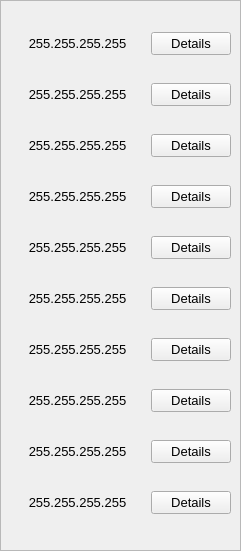
    <widget class="QFrame" name="frame5">
     <property name="geometry">
      <rect>
       <x>960</x>
       <y>20</y>
       <width>241</width>
       <height>551</height>
      </rect>
     </property>
     <property name="frameShape">
      <enum>QFrame::StyledPanel</enum>
     </property>
     <property name="frameShadow">
      <enum>QFrame::Raised</enum>
     </property>
     <widget class="QWidget" name="verticalLayoutWidget_6">
      <property name="geometry">
       <rect>
        <x>10</x>
        <y>10</y>
        <width>221</width>
        <height>531</height>
       </rect>
      </property>
      <layout class="QVBoxLayout" name="verticalLayout_7">
       <item>
        <layout class="QHBoxLayout" name="horizontalLayout_66">
         <item>
          <widget class="QLabel" name="ipAddressLabel41">
           <property name="font">
            <font>
             <pointsize>10</pointsize>
             <weight>50</weight>
             <bold>false</bold>
            </font>
           </property>
           <property name="text">
            <string>255.255.255.255</string>
           </property>
           <property name="alignment">
            <set>Qt::AlignCenter</set>
           </property>
          </widget>
         </item>
         <item>
          <widget class="QPushButton" name="detailsPushButton41">
           <property name="maximumSize">
            <size>
             <width>80</width>
             <height>16777215</height>
            </size>
           </property>
           <property name="font">
            <font>
             <pointsize>10</pointsize>
            </font>
           </property>
           <property name="text">
            <string>Details</string>
           </property>
          </widget>
         </item>
        </layout>
       </item>
       <item>
        <layout class="QHBoxLayout" name="horizontalLayout_67">
         <item>
          <widget class="QLabel" name="ipAddressLabel42">
           <property name="font">
            <font>
             <pointsize>10</pointsize>
             <weight>50</weight>
             <bold>false</bold>
            </font>
           </property>
           <property name="text">
            <string>255.255.255.255</string>
           </property>
           <property name="alignment">
            <set>Qt::AlignCenter</set>
           </property>
          </widget>
         </item>
         <item>
          <widget class="QPushButton" name="detailsPushButton42">
           <property name="maximumSize">
            <size>
             <width>80</width>
             <height>16777215</height>
            </size>
           </property>
           <property name="font">
            <font>
             <pointsize>10</pointsize>
            </font>
           </property>
           <property name="text">
            <string>Details</string>
           </property>
          </widget>
         </item>
        </layout>
       </item>
       <item>
        <layout class="QHBoxLayout" name="horizontalLayout_68">
         <item>
          <widget class="QLabel" name="ipAddressLabel43">
           <property name="font">
            <font>
             <pointsize>10</pointsize>
             <weight>50</weight>
             <bold>false</bold>
            </font>
           </property>
           <property name="text">
            <string>255.255.255.255</string>
           </property>
           <property name="alignment">
            <set>Qt::AlignCenter</set>
           </property>
          </widget>
         </item>
         <item>
          <widget class="QPushButton" name="detailsPushButton43">
           <property name="maximumSize">
            <size>
             <width>80</width>
             <height>16777215</height>
            </size>
           </property>
           <property name="font">
            <font>
             <pointsize>10</pointsize>
            </font>
           </property>
           <property name="text">
            <string>Details</string>
           </property>
          </widget>
         </item>
        </layout>
       </item>
       <item>
        <layout class="QHBoxLayout" name="horizontalLayout_69">
         <item>
          <widget class="QLabel" name="ipAddressLabel44">
           <property name="font">
            <font>
             <pointsize>10</pointsize>
             <weight>50</weight>
             <bold>false</bold>
            </font>
           </property>
           <property name="text">
            <string>255.255.255.255</string>
           </property>
           <property name="alignment">
            <set>Qt::AlignCenter</set>
           </property>
          </widget>
         </item>
         <item>
          <widget class="QPushButton" name="detailsPushButton44">
           <property name="maximumSize">
            <size>
             <width>80</width>
             <height>16777215</height>
            </size>
           </property>
           <property name="font">
            <font>
             <pointsize>10</pointsize>
            </font>
           </property>
           <property name="text">
            <string>Details</string>
           </property>
          </widget>
         </item>
        </layout>
       </item>
       <item>
        <layout class="QHBoxLayout" name="horizontalLayout_70">
         <item>
          <widget class="QLabel" name="ipAddressLabel45">
           <property name="font">
            <font>
             <pointsize>10</pointsize>
             <weight>50</weight>
             <bold>false</bold>
            </font>
           </property>
           <property name="text">
            <string>255.255.255.255</string>
           </property>
           <property name="alignment">
            <set>Qt::AlignCenter</set>
           </property>
          </widget>
         </item>
         <item>
          <widget class="QPushButton" name="detailsPushButton45">
           <property name="maximumSize">
            <size>
             <width>80</width>
             <height>16777215</height>
            </size>
           </property>
           <property name="font">
            <font>
             <pointsize>10</pointsize>
            </font>
           </property>
           <property name="text">
            <string>Details</string>
           </property>
          </widget>
         </item>
        </layout>
       </item>
       <item>
        <layout class="QHBoxLayout" name="horizontalLayout_71">
         <item>
          <widget class="QLabel" name="ipAddressLabel46">
           <property name="font">
            <font>
             <pointsize>10</pointsize>
             <weight>50</weight>
             <bold>false</bold>
            </font>
           </property>
           <property name="text">
            <string>255.255.255.255</string>
           </property>
           <property name="alignment">
            <set>Qt::AlignCenter</set>
           </property>
          </widget>
         </item>
         <item>
          <widget class="QPushButton" name="detailsPushButton46">
           <property name="maximumSize">
            <size>
             <width>80</width>
             <height>16777215</height>
            </size>
           </property>
           <property name="font">
            <font>
             <pointsize>10</pointsize>
            </font>
           </property>
           <property name="text">
            <string>Details</string>
           </property>
          </widget>
         </item>
        </layout>
       </item>
       <item>
        <layout class="QHBoxLayout" name="horizontalLayout_72">
         <item>
          <widget class="QLabel" name="ipAddressLabel47">
           <property name="font">
            <font>
             <pointsize>10</pointsize>
             <weight>50</weight>
             <bold>false</bold>
            </font>
           </property>
           <property name="text">
            <string>255.255.255.255</string>
           </property>
           <property name="alignment">
            <set>Qt::AlignCenter</set>
           </property>
          </widget>
         </item>
         <item>
          <widget class="QPushButton" name="detailsPushButton47">
           <property name="maximumSize">
            <size>
             <width>80</width>
             <height>16777215</height>
            </size>
           </property>
           <property name="font">
            <font>
             <pointsize>10</pointsize>
            </font>
           </property>
           <property name="text">
            <string>Details</string>
           </property>
          </widget>
         </item>
        </layout>
       </item>
       <item>
        <layout class="QHBoxLayout" name="horizontalLayout_73">
         <item>
          <widget class="QLabel" name="ipAddressLabel48">
           <property name="font">
            <font>
             <pointsize>10</pointsize>
             <weight>50</weight>
             <bold>false</bold>
            </font>
           </property>
           <property name="text">
            <string>255.255.255.255</string>
           </property>
           <property name="alignment">
            <set>Qt::AlignCenter</set>
           </property>
          </widget>
         </item>
         <item>
          <widget class="QPushButton" name="detailsPushButton48">
           <property name="maximumSize">
            <size>
             <width>80</width>
             <height>16777215</height>
            </size>
           </property>
           <property name="font">
            <font>
             <pointsize>10</pointsize>
            </font>
           </property>
           <property name="text">
            <string>Details</string>
           </property>
          </widget>
         </item>
        </layout>
       </item>
       <item>
        <layout class="QHBoxLayout" name="horizontalLayout_74">
         <item>
          <widget class="QLabel" name="ipAddressLabel49">
           <property name="font">
            <font>
             <pointsize>10</pointsize>
             <weight>50</weight>
             <bold>false</bold>
            </font>
           </property>
           <property name="text">
            <string>255.255.255.255</string>
           </property>
           <property name="alignment">
            <set>Qt::AlignCenter</set>
           </property>
          </widget>
         </item>
         <item>
          <widget class="QPushButton" name="detailsPushButton49">
           <property name="maximumSize">
            <size>
             <width>80</width>
             <height>16777215</height>
            </size>
           </property>
           <property name="font">
            <font>
             <pointsize>10</pointsize>
            </font>
           </property>
           <property name="text">
            <string>Details</string>
           </property>
          </widget>
         </item>
        </layout>
       </item>
       <item>
        <layout class="QHBoxLayout" name="horizontalLayout_75">
         <item>
          <widget class="QLabel" name="ipAddressLabel50">
           <property name="font">
            <font>
             <pointsize>10</pointsize>
             <weight>50</weight>
             <bold>false</bold>
            </font>
           </property>
           <property name="text">
            <string>255.255.255.255</string>
           </property>
           <property name="alignment">
            <set>Qt::AlignCenter</set>
           </property>
          </widget>
         </item>
         <item>
          <widget class="QPushButton" name="detailsPushButton50">
           <property name="maximumSize">
            <size>
             <width>80</width>
             <height>16777215</height>
            </size>
           </property>
           <property name="font">
            <font>
             <pointsize>10</pointsize>
            </font>
           </property>
           <property name="text">
            <string>Details</string>
           </property>
          </widget>
         </item>
        </layout>
       </item>
      </layout>
     </widget>
    </widget>
